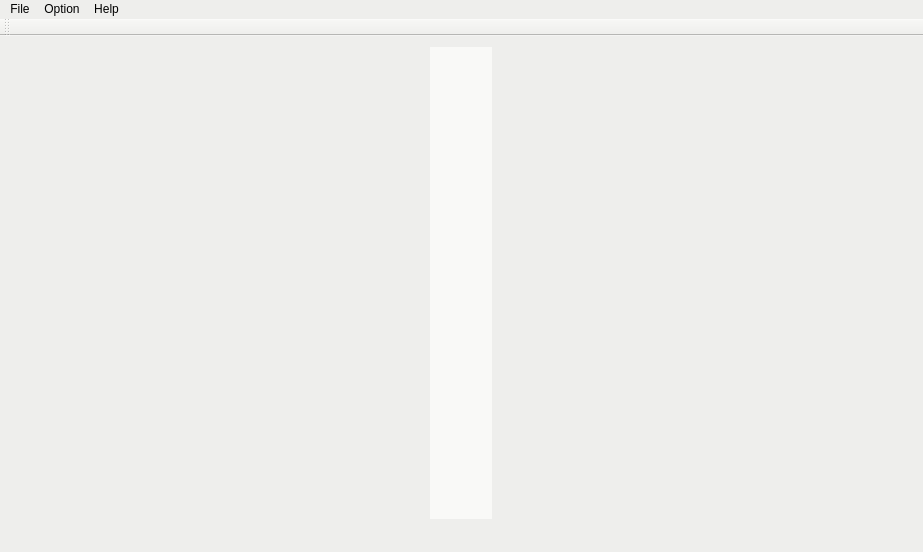
<?xml version="1.0" encoding="UTF-8"?>
<ui version="4.0">
 <class>MainWindow</class>
 <widget class="QMainWindow" name="MainWindow">
  <property name="geometry">
   <rect>
    <x>0</x>
    <y>0</y>
    <width>923</width>
    <height>552</height>
   </rect>
  </property>
  <property name="windowTitle">
   <string>Topo</string>
  </property>
  <property name="windowIcon">
   <iconset resource="res.qrc">
    <normaloff>:/images/mainflag.png</normaloff>:/images/mainflag.png</iconset>
  </property>
  <property name="styleSheet">
   <string notr="true">background-color: rgb(238, 238, 236);</string>
  </property>
  <widget class="QWidget" name="centralWidget">
   <property name="sizePolicy">
    <sizepolicy hsizetype="Expanding" vsizetype="Expanding">
     <horstretch>0</horstretch>
     <verstretch>0</verstretch>
    </sizepolicy>
   </property>
   <layout class="QGridLayout" name="gridLayout" columnstretch="1">
    <item row="0" column="0">
     <widget class="QWidget" name="widget" native="true">
      <property name="sizePolicy">
       <sizepolicy hsizetype="Fixed" vsizetype="MinimumExpanding">
        <horstretch>0</horstretch>
        <verstretch>0</verstretch>
       </sizepolicy>
      </property>
      <property name="autoFillBackground">
       <bool>false</bool>
      </property>
      <property name="styleSheet">
       <string notr="true">background-color: rgb(249, 249, 247);</string>
      </property>
      <layout class="QGridLayout" name="gridLayout_2" rowstretch="1,1,1,1,1,1" rowminimumheight="0,0,0,0,0,0">
       <item row="2" column="0">
        <widget class="QPushButton" name="pushButton_line">
         <property name="sizePolicy">
          <sizepolicy hsizetype="Minimum" vsizetype="Fixed">
           <horstretch>0</horstretch>
           <verstretch>0</verstretch>
          </sizepolicy>
         </property>
         <property name="text">
          <string/>
         </property>
         <property name="icon">
          <iconset resource="res.qrc">
           <normaloff>:/images/line.png</normaloff>:/images/line.png</iconset>
         </property>
         <property name="iconSize">
          <size>
           <width>32</width>
           <height>32</height>
          </size>
         </property>
         <property name="flat">
          <bool>true</bool>
         </property>
        </widget>
       </item>
       <item row="1" column="0">
        <widget class="QPushButton" name="pushButton_node">
         <property name="sizePolicy">
          <sizepolicy hsizetype="Minimum" vsizetype="Fixed">
           <horstretch>0</horstretch>
           <verstretch>0</verstretch>
          </sizepolicy>
         </property>
         <property name="text">
          <string/>
         </property>
         <property name="icon">
          <iconset resource="res.qrc">
           <normaloff>:/images/node.png</normaloff>:/images/node.png</iconset>
         </property>
         <property name="iconSize">
          <size>
           <width>32</width>
           <height>32</height>
          </size>
         </property>
         <property name="flat">
          <bool>true</bool>
         </property>
        </widget>
       </item>
       <item row="3" column="0">
        <widget class="QPushButton" name="pushButton_delete">
         <property name="text">
          <string/>
         </property>
         <property name="icon">
          <iconset resource="res.qrc">
           <normaloff>:/images/delete.png</normaloff>:/images/delete.png</iconset>
         </property>
         <property name="iconSize">
          <size>
           <width>32</width>
           <height>32</height>
          </size>
         </property>
         <property name="flat">
          <bool>true</bool>
         </property>
        </widget>
       </item>
       <item row="0" column="0">
        <widget class="QPushButton" name="pushButton_configure">
         <property name="text">
          <string/>
         </property>
         <property name="icon">
          <iconset resource="res.qrc">
           <normaloff>:/images/configure.png</normaloff>:/images/configure.png</iconset>
         </property>
         <property name="iconSize">
          <size>
           <width>32</width>
           <height>32</height>
          </size>
         </property>
         <property name="flat">
          <bool>true</bool>
         </property>
        </widget>
       </item>
       <item row="4" column="0">
        <widget class="QPushButton" name="pushButton_arrow">
         <property name="text">
          <string/>
         </property>
         <property name="icon">
          <iconset resource="res.qrc">
           <normaloff>:/images/arrow_32x32.png</normaloff>:/images/arrow_32x32.png</iconset>
         </property>
         <property name="iconSize">
          <size>
           <width>32</width>
           <height>32</height>
          </size>
         </property>
         <property name="flat">
          <bool>true</bool>
         </property>
        </widget>
       </item>
      </layout>
     </widget>
    </item>
   </layout>
  </widget>
  <widget class="QMenuBar" name="menuBar">
   <property name="geometry">
    <rect>
     <x>0</x>
     <y>0</y>
     <width>923</width>
     <height>22</height>
    </rect>
   </property>
   <widget class="QMenu" name="menuFile">
    <property name="title">
     <string>File</string>
    </property>
    <addaction name="actionOpen"/>
    <addaction name="actionSave_as"/>
    <addaction name="actionExit"/>
   </widget>
   <widget class="QMenu" name="menuOption">
    <property name="title">
     <string>Option</string>
    </property>
    <addaction name="actionClear_Screen"/>
   </widget>
   <widget class="QMenu" name="menuHelp">
    <property name="title">
     <string>Help</string>
    </property>
    <addaction name="actionAbout"/>
    <addaction name="actionAbout_Qt"/>
   </widget>
   <addaction name="menuFile"/>
   <addaction name="menuOption"/>
   <addaction name="menuHelp"/>
  </widget>
  <widget class="QToolBar" name="mainToolBar">
   <attribute name="toolBarArea">
    <enum>TopToolBarArea</enum>
   </attribute>
   <attribute name="toolBarBreak">
    <bool>false</bool>
   </attribute>
  </widget>
  <widget class="QStatusBar" name="statusBar"/>
  <action name="actionOpen">
   <property name="text">
    <string>Open</string>
   </property>
  </action>
  <action name="actionClose">
   <property name="text">
    <string>Close</string>
   </property>
  </action>
  <action name="actionSave">
   <property name="text">
    <string>Save</string>
   </property>
  </action>
  <action name="actionSave_as">
   <property name="text">
    <string>Save as</string>
   </property>
  </action>
  <action name="actionAbout">
   <property name="text">
    <string>About</string>
   </property>
  </action>
  <action name="actionAbout_Qt">
   <property name="text">
    <string>About Qt</string>
   </property>
  </action>
  <action name="actionExit">
   <property name="text">
    <string>Exit</string>
   </property>
  </action>
  <action name="actionClear_Screen">
   <property name="text">
    <string>Clear Screen</string>
   </property>
  </action>
 </widget>
 <layoutdefault spacing="6" margin="11"/>
 <resources>
  <include location="res.qrc"/>
 </resources>
 <connections>
  <connection>
   <sender>actionExit</sender>
   <signal>triggered()</signal>
   <receiver>MainWindow</receiver>
   <slot>close()</slot>
   <hints>
    <hint type="sourcelabel">
     <x>-1</x>
     <y>-1</y>
    </hint>
    <hint type="destinationlabel">
     <x>461</x>
     <y>275</y>
    </hint>
   </hints>
  </connection>
 </connections>
</ui>
